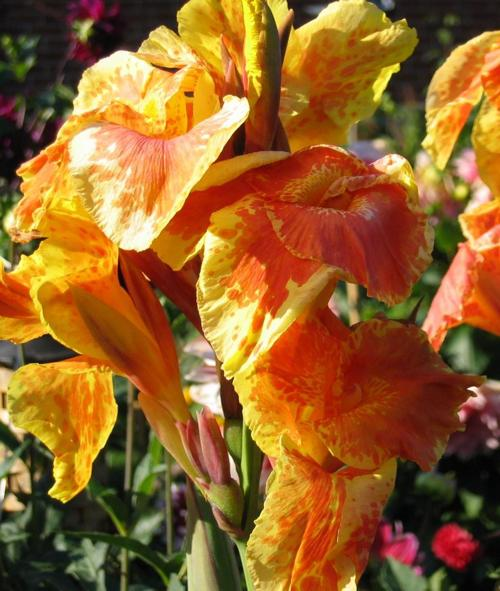
#> input picture images/image5.jpg, 500 x 591 px, found by its file name
$ jupyter execute --allow-errors Imgaug_Albumentations_segmentation.ipynb   (shell and % lines are left out)   (older library calls are emulated)
#> lines starting #> are read from the running program, lines starting #| are printed output that depends on the picture; after the words box and inside, x2 and y2 are one past the last pixel; in counts of white or black regions, pixels touching at a corner belong together
[cell 1]
# seq = iaa.Sequential([
#     iaa.Crop(px=(0, 16)), # crop images from each side by 0 to 16px (randomly chosen)
#     iaa.Fliplr(0.5), # horizontally flip 50% of the images
#     iaa.GaussianBlur(sigma=(0, 3.0)) # blur images with a sigma of 0 to 3.0
# ])

# for batch_idx in range(1000):
#     # 'images' should be either a 4D numpy array of shape (N, height, width, channels)
#     # or a list of 3D numpy arrays, each having shape (height, width, channels).
#     # Grayscale images must have shape (height, width, 1) each.
#     # All images must have numpy's dtype uint8. Values are expected to be in
#     # range 0-255.
#     images = load_batch(batch_idx)
#     images_aug = seq(images=images)
#     train_on_images(images_aug)

[cell 2]
import numpy as np
import imgaug as ia
# import imgaug.augmenters as iaa
import matplotlib.pyplot as plt
from matplotlib.pyplot import imread
# from imgaug import augmenters as iaa
import scipy
import scipy.misc

[cell 3]
def _show(img):
    plt.imshow(img)
    plt.show()

[cell 4]
import imgaug.augmenters as iaa
ia.seed(1)
#> (this line was passed over: imgaug is not available in this run)

# Example batch of images.
# The array has shape (32, 64, 64, 3) and dtype uint8.
#> (the rest of this cell did not finish here and is left out)

[cell 5]
import imgaug.augmenters as iaa
#> (the rest of this cell did not finish here and is left out)

#> (a cell that did not finish here is left out)

[cell 7]
plt.figure (figsize =(25,15))
#> (the rest of this cell did not finish here and is left out)

### Heavy Augmentations

[cell 8]
ia.seed(1)
#> (this line was passed over: imgaug is not available in this run)

# Example batch of images.
# The array has shape (32, 64, 64, 3) and dtype uint8.
#> (the rest of this cell did not finish here and is left out)

#> (a cell that did not finish here is left out)

[cell 10]
plt.figure(figsize= (25,15))
#> (the rest of this cell did not finish here and is left out)

### Bắt các điểm trong img

[cell 11]
path_folder = "/home/manhduy/Documents/model_DL/envData_Augmentation/data_augmentation/images/image5.jpg"

[cell 12]
import albumentations as A
import cv2
import numpy as np
import matplotlib.pyplot as plt


def visualize(image, keypoints, bboxes):
    overlay = image.copy()
    for kp in keypoints:
        cv2.circle(overlay, (int(kp[0]), int(kp[1])), 20, (0, 200, 200), thickness=2, lineType=cv2.LINE_AA)

    for box in bboxes:
        cv2.rectangle(overlay, (int(box[0]), int(box[1])), (int(box[2]), int(box[3])), (200, 0, 0), thickness=2)

    return overlay


def main():
    image = cv2.imread(path_folder)   # đường dẫn ảnh
#> image is the input picture: shape (591, 500, 3); mean B, G, R 41.7, 98.3, 148.5

    keypoints = cv2.goodFeaturesToTrack(
        cv2.cvtColor(image, cv2.COLOR_RGB2GRAY), maxCorners=100, qualityLevel=0.5, minDistance=5
    ).squeeze(1)
#> keypoints = [[468, 388], [291, 9], [404, 19], [294, 29], [297, 113], [22, 255], [233, 377], [475, 395], [222, 362]]

    bboxes = [(kp[0] - 10, kp[1] - 10, kp[0] + 10, kp[1] + 10) for kp in keypoints]
#> bboxes = [(458, 378, 478, 398), (281, -1, 301, 19), (394, 9, 414, 29), (284, 19, 304, 39), (287, 103, 307, 123), (12, 245, 32, 265), (223, 367, 243, 387), (465, 385, 485, 405), (212, 352, 232, 372)]

    disp_image = visualize(image, keypoints, bboxes)
#> the loop in visualize, `for kp in keypoints:` made 9 passes
#> after the loop in visualize, `for kp in keypoints:`:
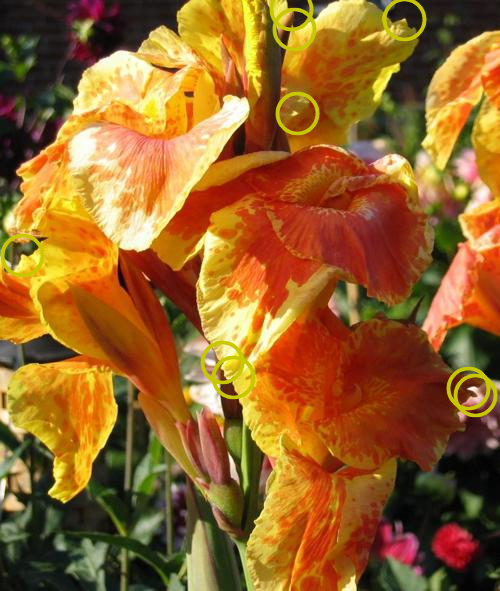
#> overlay: shape (591, 500, 3); 1.83% of pixels changed, all inside (x1, y1, x2, y2) = (0, 0, 498, 418)
#> the loop in visualize, `for box in bboxes:` made 9 passes
#> after the loop in visualize, `for box in bboxes:`:
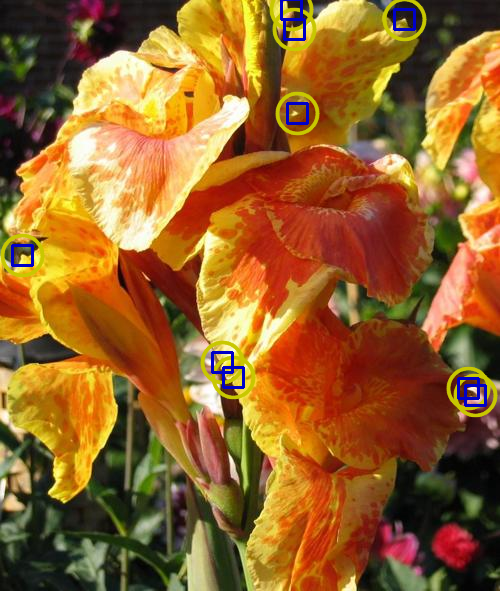
#> overlay: shape (591, 500, 3); 0.67% of pixels changed, all inside (x1, y1, x2, y2) = (11, 0, 487, 407)
    plt.figure(figsize=(10, 10))
    plt.imshow(cv2.cvtColor(disp_image, cv2.COLOR_RGB2BGR))
    plt.tight_layout()
    plt.show()

    aug = A.Compose(
        [A.ShiftScaleRotate(scale_limit=0.1, shift_limit=0.2, rotate_limit=10, always_apply=True)],
        bbox_params=A.BboxParams(format="pascal_voc", label_fields=["bbox_labels"]),
        keypoint_params=A.KeypointParams(format="xy"),
    )

    for _i in range(10):
        data = aug(image=image, keypoints=keypoints, bboxes=bboxes, bbox_labels=np.ones(len(bboxes)))

        aug_image = data["image"]
        aug_image = visualize(aug_image, data["keypoints"], data["bboxes"])

        plt.figure(figsize=(10, 10))
        plt.imshow(cv2.cvtColor(aug_image, cv2.COLOR_RGB2BGR))
        plt.tight_layout()
        plt.show()


if __name__ == "__main__":
    main()
#> (the call stopped at in main, `aug = A.Compose( [A.ShiftScaleRotate(scale_limit=0.1, shift_limit=0.2,..`: albumentations is not available in this run)

#> (a cell that did not finish here is left out)

### This notebook explains how to use albumentations for segmentation

https://www.kaggle.com/c/tgs-salt-identification-challenge

[cell 14]
import numpy as np
import cv2
from matplotlib import pyplot as plt

from albumentations import (
    PadIfNeeded,
    HorizontalFlip,
    VerticalFlip,
    CenterCrop,
    Crop,
    Compose,
    Transpose,
    RandomRotate90,
    ElasticTransform,
    GridDistortion,
    OpticalDistortion,
    RandomSizedCrop,
    OneOf,
    CLAHE,
    RandomBrightnessContrast,
    RandomGamma
)

[cell 15]
def visualize_a(image, mask, original_image=None, original_mask=None):
    fontsize = 18

    if original_image is None and original_mask is None:
        f, ax = plt.subplots(2, 1, figsize=(8, 8))

        ax[0].imshow(image)
        ax[1].imshow(mask)
    else:
        f, ax = plt.subplots(2, 2, figsize=(8, 8))

        ax[0, 0].imshow(original_image)
        ax[0, 0].set_title('Original image', fontsize=fontsize)

        ax[1, 0].imshow(original_mask)
        ax[1, 0].set_title('Original mask', fontsize=fontsize)

        ax[0, 1].imshow(image)
        ax[0, 1].set_title('Transformed image', fontsize=fontsize)

        ax[1, 1].imshow(mask)
        ax[1, 1].set_title('Transformed mask', fontsize=fontsize)

[cell 16]
fps_path1 = "/home/manhduy/Documents/model_DL/envData_Augmentation/data_augmentation/images/kaggle_salt/0fea4b5049_image.png"
fps_path2 = "/home/manhduy/Documents/model_DL/envData_Augmentation/data_augmentation/images/kaggle_salt/0fea4b5049.png"

[cell 17]
image = cv2.imread(fps_path1)
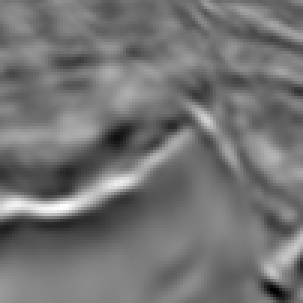
#> input picture images/kaggle_salt/0fea4b5049_image.png, 101 x 101 px, found by its file name (shown 3 times larger)
#> image is the input picture: shape (101, 101, 3); min 0, max 255, mean 115.2
mask = cv2.imread(fps_path2,0)

[cell 18]
x = np.resize(image,(400,400))
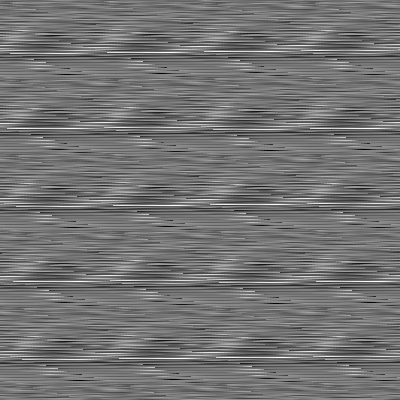
#> x: shape (400, 400); min 0, max 255, mean 115.3

### Original image <a class="anchor" id="original-image"></a>

#> (a cell that did not finish here is left out)

[cell 20]
original_height, original_width = image.shape[:2]
#> original_height = 101; original_width = 101
